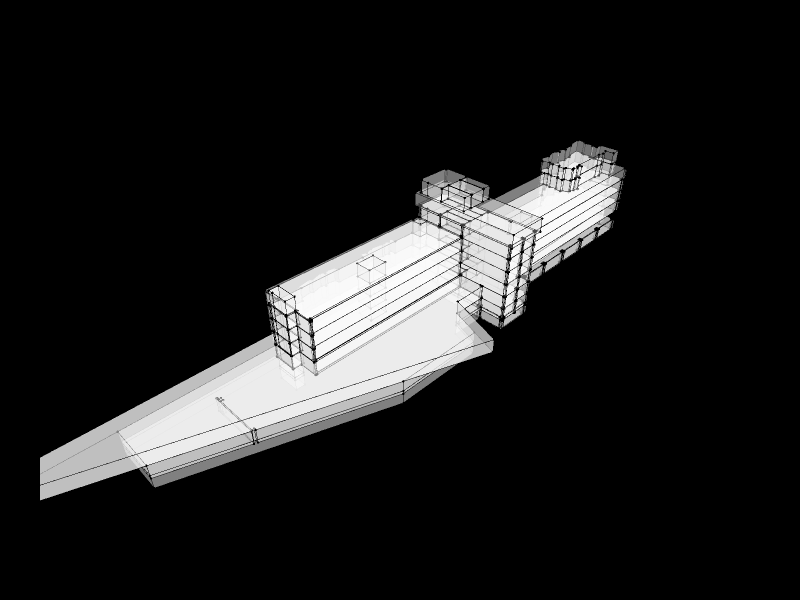

This figure's notebook cell:
### Markdown cell above
## 5. Show the IFC spaces

### Code cell
Topology.Show(
    topologies,
    faceOpacity=0.3,
    backgroundColor="black",
    width=800,
    height=600,
    renderer=renderer
)
